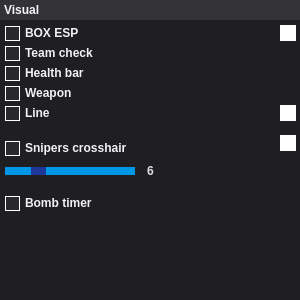
<?xml version="1.0" encoding="UTF-8"?>
<ui version="4.0">
 <class>visualWindow</class>
 <widget class="QWidget" name="visualWindow">
  <property name="geometry">
   <rect>
    <x>0</x>
    <y>0</y>
    <width>300</width>
    <height>300</height>
   </rect>
  </property>
  <property name="windowTitle">
   <string>Visual</string>
  </property>
  <widget class="QLabel" name="titlePanel">
   <property name="geometry">
    <rect>
     <x>0</x>
     <y>0</y>
     <width>300</width>
     <height>20</height>
    </rect>
   </property>
   <property name="styleSheet">
    <string notr="true">background-color: rgb(50, 50, 55);
font: 75 10pt &quot;Arial&quot;;
font-weight: bold;
color: rgb(245, 246, 250);
padding-left: 1px;</string>
   </property>
   <property name="text">
    <string>Visual</string>
   </property>
  </widget>
  <widget class="QPushButton" name="closeButton">
   <property name="geometry">
    <rect>
     <x>280</x>
     <y>0</y>
     <width>20</width>
     <height>20</height>
    </rect>
   </property>
   <property name="styleSheet">
    <string notr="true">QPushButton{
  background-color: rgb(50, 50, 55);
  border: none;
}

QPushButton:hover {
  background-color: rgb(55, 55, 60);
}

QPushButton:pressed {
  background-color: rgb(60, 60, 65);
}
</string>
   </property>
   <property name="text">
    <string/>
   </property>
   <property name="icon">
    <iconset>
     <normaloff>Image/Close.png</normaloff>Image/Close.png</iconset>
   </property>
   <property name="iconSize">
    <size>
     <width>20</width>
     <height>20</height>
    </size>
   </property>
  </widget>
  <widget class="QLabel" name="Background">
   <property name="geometry">
    <rect>
     <x>0</x>
     <y>0</y>
     <width>300</width>
     <height>300</height>
    </rect>
   </property>
   <property name="styleSheet">
    <string notr="true">background-color: rgb(30, 30, 35)</string>
   </property>
   <property name="text">
    <string/>
   </property>
  </widget>
  <widget class="QCheckBox" name="boxESPCheckBox">
   <property name="geometry">
    <rect>
     <x>5</x>
     <y>25</y>
     <width>78</width>
     <height>16</height>
    </rect>
   </property>
   <property name="styleSheet">
    <string notr="true">QCheckBox {
color: rgb(241, 242, 246);
spacing: 5px;
border: none;
font: 10pt &quot;Arial&quot;;
font-weight: bold;
}

QCheckBox::indicator  {
width: 13px;
height: 13px;
border: 1px solid rgb(255,255,255);
}

QCheckBox::indicator:unchecked {
background-color: rgb(40,40,45);
}

QCheckBox::indicator:unchecked:hover {
background-color: rgb(45,45,50);
}

QCheckBox::indicator:checked {
background-color: rgb(232, 65, 24);
}

QCheckBox::indicator:checked:hover {
background-color:  rgb(232, 65, 24);
}</string>
   </property>
   <property name="text">
    <string>BOX ESP</string>
   </property>
  </widget>
  <widget class="QCheckBox" name="teamCheckCheckBox">
   <property name="geometry">
    <rect>
     <x>5</x>
     <y>45</y>
     <width>96</width>
     <height>16</height>
    </rect>
   </property>
   <property name="styleSheet">
    <string notr="true">QCheckBox {
color: rgb(241, 242, 246);
spacing: 5px;
border: none;
font: 10pt &quot;Arial&quot;;
font-weight: bold;
}

QCheckBox::indicator  {
width: 13px;
height: 13px;
border: 1px solid rgb(255,255,255);
}

QCheckBox::indicator:unchecked {
background-color: rgb(40,40,45);
}

QCheckBox::indicator:unchecked:hover {
background-color: rgb(45,45,50);
}

QCheckBox::indicator:checked {
background-color: rgb(232, 65, 24);
}

QCheckBox::indicator:checked:hover {
background-color:  rgb(232, 65, 24);
}</string>
   </property>
   <property name="text">
    <string>Team check</string>
   </property>
  </widget>
  <widget class="QCheckBox" name="healthBarCheckBox">
   <property name="geometry">
    <rect>
     <x>5</x>
     <y>65</y>
     <width>86</width>
     <height>16</height>
    </rect>
   </property>
   <property name="styleSheet">
    <string notr="true">QCheckBox {
color: rgb(241, 242, 246);
spacing: 5px;
border: none;
font: 10pt &quot;Arial&quot;;
font-weight: bold;
}

QCheckBox::indicator  {
width: 13px;
height: 13px;
border: 1px solid rgb(255,255,255);
}

QCheckBox::indicator:unchecked {
background-color: rgb(40,40,45);
}

QCheckBox::indicator:unchecked:hover {
background-color: rgb(45,45,50);
}

QCheckBox::indicator:checked {
background-color: rgb(232, 65, 24);
}

QCheckBox::indicator:checked:hover {
background-color:  rgb(232, 65, 24);
}</string>
   </property>
   <property name="text">
    <string>Health bar</string>
   </property>
  </widget>
  <widget class="QCheckBox" name="weaponCheckBox">
   <property name="geometry">
    <rect>
     <x>5</x>
     <y>85</y>
     <width>73</width>
     <height>16</height>
    </rect>
   </property>
   <property name="styleSheet">
    <string notr="true">QCheckBox {
color: rgb(241, 242, 246);
spacing: 5px;
border: none;
font: 10pt &quot;Arial&quot;;
font-weight: bold;
}

QCheckBox::indicator  {
width: 13px;
height: 13px;
border: 1px solid rgb(255,255,255);
}

QCheckBox::indicator:unchecked {
background-color: rgb(40,40,45);
}

QCheckBox::indicator:unchecked:hover {
background-color: rgb(45,45,50);
}

QCheckBox::indicator:checked {
background-color: rgb(232, 65, 24);
}

QCheckBox::indicator:checked:hover {
background-color:  rgb(232, 65, 24);
}</string>
   </property>
   <property name="text">
    <string>Weapon</string>
   </property>
  </widget>
  <widget class="QCheckBox" name="lineCheckBox">
   <property name="geometry">
    <rect>
     <x>5</x>
     <y>105</y>
     <width>48</width>
     <height>16</height>
    </rect>
   </property>
   <property name="styleSheet">
    <string notr="true">QCheckBox {
color: rgb(241, 242, 246);
spacing: 5px;
border: none;
font: 10pt &quot;Arial&quot;;
font-weight: bold;
}

QCheckBox::indicator  {
width: 13px;
height: 13px;
border: 1px solid rgb(255,255,255);
}

QCheckBox::indicator:unchecked {
background-color: rgb(40,40,45);
}

QCheckBox::indicator:unchecked:hover {
background-color: rgb(45,45,50);
}

QCheckBox::indicator:checked {
background-color: rgb(232, 65, 24);
}

QCheckBox::indicator:checked:hover {
background-color:  rgb(232, 65, 24);
}</string>
   </property>
   <property name="text">
    <string>Line</string>
   </property>
  </widget>
  <widget class="QCheckBox" name="crosshairESPCheckBox_2">
   <property name="geometry">
    <rect>
     <x>5</x>
     <y>140</y>
     <width>130</width>
     <height>16</height>
    </rect>
   </property>
   <property name="styleSheet">
    <string notr="true">QCheckBox {
color: rgb(241, 242, 246);
spacing: 5px;
border: none;
font: 10pt &quot;Arial&quot;;
font-weight: bold;
}

QCheckBox::indicator  {
width: 13px;
height: 13px;
border: 1px solid rgb(255,255,255);
}

QCheckBox::indicator:unchecked {
background-color: rgb(40,40,45);
}

QCheckBox::indicator:unchecked:hover {
background-color: rgb(45,45,50);
}

QCheckBox::indicator:checked {
background-color: rgb(232, 65, 24);
}

QCheckBox::indicator:checked:hover {
background-color:  rgb(232, 65, 24);
}</string>
   </property>
   <property name="text">
    <string>Snipers crosshair</string>
   </property>
  </widget>
  <widget class="QSlider" name="sniperCrosshairSlider">
   <property name="geometry">
    <rect>
     <x>5</x>
     <y>160</y>
     <width>130</width>
     <height>22</height>
    </rect>
   </property>
   <property name="styleSheet">
    <string notr="true">QSlider::groove:horizontal {
height: 8px;
background: #0097e6;
}

QSlider::handle:horizontal {
    background: #1e3799;
    width: 15px;
}</string>
   </property>
   <property name="minimum">
    <number>2</number>
   </property>
   <property name="maximum">
    <number>20</number>
   </property>
   <property name="value">
    <number>6</number>
   </property>
   <property name="orientation">
    <enum>Qt::Horizontal</enum>
   </property>
  </widget>
  <widget class="QLabel" name="sniperCrosshairLable">
   <property name="geometry">
    <rect>
     <x>140</x>
     <y>163</y>
     <width>21</width>
     <height>16</height>
    </rect>
   </property>
   <property name="styleSheet">
    <string notr="true">font: 10pt &quot;Arial&quot;;
color: rgb(220, 221, 225);
font-weight: bold;</string>
   </property>
   <property name="text">
    <string>6</string>
   </property>
   <property name="alignment">
    <set>Qt::AlignCenter</set>
   </property>
  </widget>
  <widget class="QCheckBox" name="BombTimerCheckBox">
   <property name="geometry">
    <rect>
     <x>5</x>
     <y>195</y>
     <width>94</width>
     <height>16</height>
    </rect>
   </property>
   <property name="styleSheet">
    <string notr="true">QCheckBox {
color: rgb(241, 242, 246);
spacing: 5px;
border: none;
font: 10pt &quot;Arial&quot;;
font-weight: bold;
}

QCheckBox::indicator  {
width: 13px;
height: 13px;
border: 1px solid rgb(255,255,255);
}

QCheckBox::indicator:unchecked {
background-color: rgb(40,40,45);
}

QCheckBox::indicator:unchecked:hover {
background-color: rgb(45,45,50);
}

QCheckBox::indicator:checked {
background-color: rgb(232, 65, 24);
}

QCheckBox::indicator:checked:hover {
background-color:  rgb(232, 65, 24);
}</string>
   </property>
   <property name="text">
    <string>Bomb timer</string>
   </property>
  </widget>
  <widget class="QPushButton" name="boxESPColorEdit">
   <property name="geometry">
    <rect>
     <x>280</x>
     <y>25</y>
     <width>16</width>
     <height>16</height>
    </rect>
   </property>
   <property name="styleSheet">
    <string notr="true">background-color: rgb(255, 255, 255);
border: none;</string>
   </property>
   <property name="text">
    <string/>
   </property>
  </widget>
  <widget class="QPushButton" name="lineColorEdit">
   <property name="geometry">
    <rect>
     <x>280</x>
     <y>105</y>
     <width>16</width>
     <height>16</height>
    </rect>
   </property>
   <property name="styleSheet">
    <string notr="true">background-color: rgb(255, 255, 255);
border: none;</string>
   </property>
   <property name="text">
    <string/>
   </property>
  </widget>
  <widget class="QPushButton" name="sniperCorsshairColorEdit">
   <property name="geometry">
    <rect>
     <x>280</x>
     <y>135</y>
     <width>16</width>
     <height>16</height>
    </rect>
   </property>
   <property name="styleSheet">
    <string notr="true">background-color: rgb(255, 255, 255);
border: none;</string>
   </property>
   <property name="text">
    <string/>
   </property>
  </widget>
  <zorder>Background</zorder>
  <zorder>titlePanel</zorder>
  <zorder>closeButton</zorder>
  <zorder>boxESPCheckBox</zorder>
  <zorder>teamCheckCheckBox</zorder>
  <zorder>healthBarCheckBox</zorder>
  <zorder>weaponCheckBox</zorder>
  <zorder>lineCheckBox</zorder>
  <zorder>crosshairESPCheckBox_2</zorder>
  <zorder>sniperCrosshairSlider</zorder>
  <zorder>sniperCrosshairLable</zorder>
  <zorder>BombTimerCheckBox</zorder>
  <zorder>boxESPColorEdit</zorder>
  <zorder>lineColorEdit</zorder>
  <zorder>sniperCorsshairColorEdit</zorder>
 </widget>
 <resources/>
 <connections/>
</ui>
